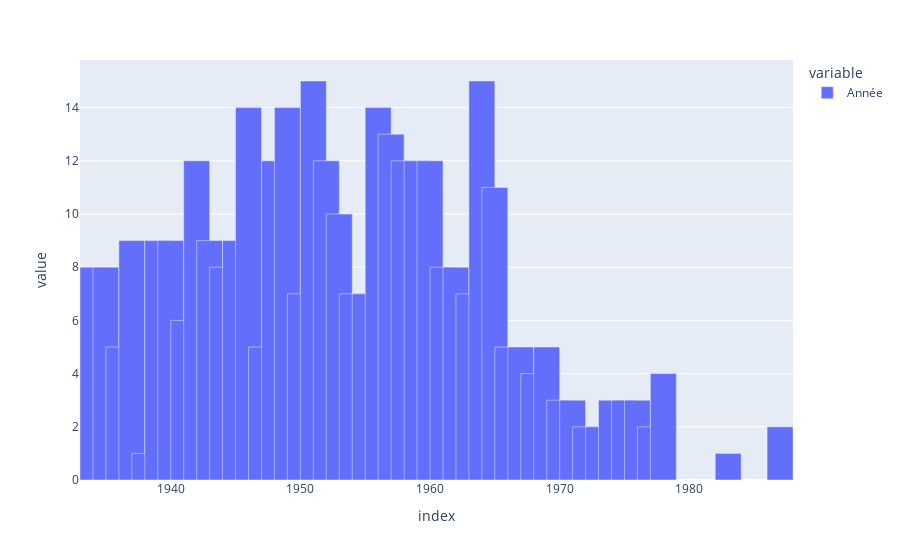

Notebook source saved alongside this figure:
### Code cell
### Use a different plotting library: Plotly Express
# Observe the default behaviour of the library

fig = px.bar(slrg)
fig.update_traces(width=2)
fig.show()

### Figure 1 — Plotly figure (JSON) as saved in the notebook; plotly's stock layout.template omitted (floating-point values rounded to 4 significant figures)
{"data": [{"alignmentgroup": "True", "hovertemplate": "variable=Année<br>index=%{x}<br>value=%{y}<extra></extra>", "legendgroup": "Année", "marker": {"color": "#636efa", "pattern": {"shape": ""}}, "name": "Année", "offsetgroup": "Année", "orientation": "v", "showlegend": true, "textposition": "auto", "type": "bar", "width": 2, "x": [1934, 1935, 1936, 1937, 1938, 1939, 1940, 1941, 1942, 1943, 1944, 1945, 1946, 1947, 1948, 1949, 1950, 1951, 1952, 1953, 1954, 1955, 1956, 1957, 1958, 1959, 1960, 1961, 1962, 1963, 1964, 1965, 1966, 1967, 1968, 1969, 1970, 1971, 1972, 1973, 1974, 1975, 1976, 1977, 1978, 1983, 1987], "xaxis": "x", "y": [8, 8, 5, 9, 1, 9, 9, 6, 12, 9, 8, 9, 14, 5, 12, 14, 7, 15, 12, 10, 7, 7, 14, 13, 12, 12, 12, 8, 8, 7, 15, 11, 5, 5, 4, 5, 3, 3, 2, 2, 3, 3, 3, 2, 4, 1, 2], "yaxis": "y"}], "layout": {"autosize": true, "barmode": "relative", "legend": {"title": {"text": "variable"}, "tracegroupgap": 0}, "margin": {"t": 60}, "xaxis": {"anchor": "y", "autorange": true, "domain": [0, 1], "range": [1933, 1988], "title": {"text": "index"}, "type": "linear"}, "yaxis": {"anchor": "x", "autorange": true, "domain": [0, 1], "range": [0, 15.79], "title": {"text": "value"}, "type": "linear"}}}
